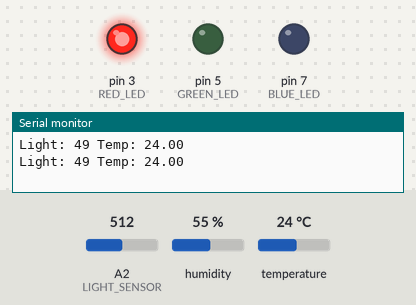
Recording of a sketch running on a simulated Arduino Uno, built with avr-gcc and run on an emulated ATmega328P. Shown: output pins drawn as LEDs (lit = HIGH), the last lines printed to the serial monitor. The inputs (shaded band) are chosen by the test bench; at power-on: temperature 24 °C, A2 (LIGHT_SENSOR) = 512, humidity 55 %.

Above: at 1.8 s.
1.9 s: temperature set to 22 °C
3.4 s: temperature set to 19 °C
At 4.4 s:
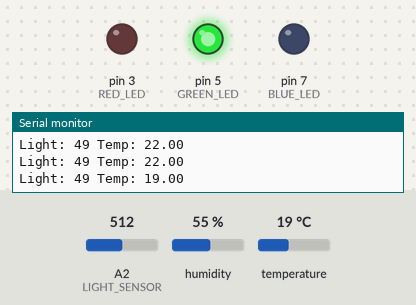
5.5 s: A2 (LIGHT_SENSOR) set to 416
7.2 s: A2 (LIGHT_SENSOR) set to 390
At 9.1 s:
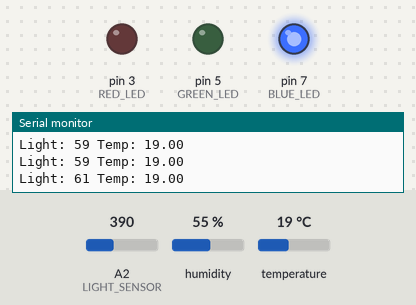
9.6 s: A2 (LIGHT_SENSOR) set to 511
At 11.3 s:
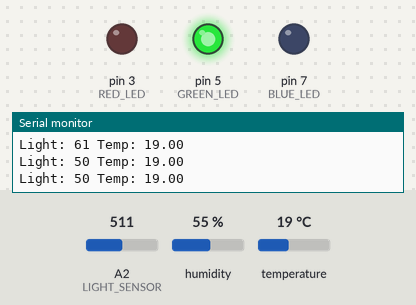
11.6 s: A2 (LIGHT_SENSOR) set to 306
At 12.7 s:
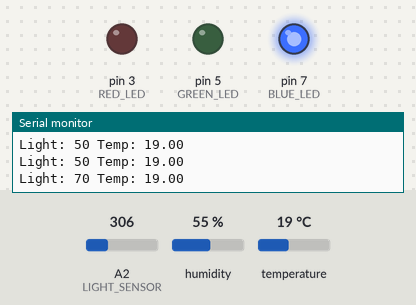
Timing chart, 0 to 14.6 s (numbered marks = the images above; inputs shaded):
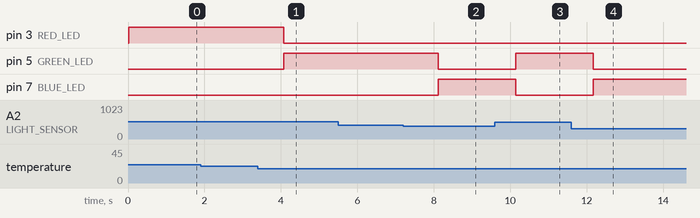

The sketch:

light_and_temperature.ino
```cpp
// C++ code
//
// It is worth to note that the specification of the assignment handles temperature ranges in a logically flawed way, so this program is not flawless.
// But it follows the specification asked in the course.

#include <math.h> // For logarithm
#include <DHT.h>  // For temp sensor

#define LIGHT_SENSOR A2 // Light sensor pin
#define TEMP_SENSOR A1  // Temp sensor pin
#define GREEN_LED 5     // Green LED pin
#define BLUE_LED 7      // Blue LED pin
#define RED_LED 3       // Red LED pin
#define DELAY 1000      // Define delay constant

DHT dht(TEMP_SENSOR, DHT11);

// States for statemachine
enum State {
  IDLE, // Idle state
  MEASURE,  // Measure state
  LIGHTS    // Update lights state
};
// Variations
enum Variation {
  V_NORMAL, // Normal variation
  V_HIGH,   // High variation
  V_LOW     // Low variation
};

// Updates state and calls functions
void useStateMachine();
// Measures variation between "dependencies"
Variation measureVariation();
// Reads the light and gets percentage
int readLightPercent();
// Updates LEDs
void updateLights(Variation currentVariation);
// Reads temperature celcius
float readTemperature();


State currentState = IDLE;  // Initialize state to idle
Variation currentVariation = V_NORMAL;  // Initialize variation to normal
unsigned long lastTimeStamp = millis() -1000; // initialize last timestamp to one second ago

void setup()
{
  Serial.begin(9600);
  pinMode(BLUE_LED, OUTPUT);  // Set to output
  pinMode(RED_LED, OUTPUT);   // Set to output
  pinMode(GREEN_LED, OUTPUT); // Set to output
  pinMode(TEMP_SENSOR, INPUT);// Set to input
  pinMode(LIGHT_SENSOR, INPUT); // Set to input
}

void loop()
{
  useStateMachine();  // Use state machine
}

// Updates state and calls functions
void useStateMachine() {
  switch(currentState) {  // Switch on state

    case IDLE:  // If idle
    	if (millis() - lastTimeStamp >= DELAY) {  // If one second passed
        	currentState = MEASURE; // update state
        }
      break;  // Break to not continue switch

    case MEASURE: // If measure
    	currentVariation = measureVariation(); // Measure variation
      lastTimeStamp = millis(); // Get current time
      currentState = LIGHTS;  // Update state
      break;  // Break to not continue switch

    case LIGHTS:  // If state is lights
      updateLights(currentVariation); // Update LEDs based on current variation
      currentState = IDLE;  // Update state
  }
}

// Finds variation between "dependencies"
Variation measureVariation() {
  int lightPercent = readLightPercent();  // get light percentage
  float currentTemp = readTemperature();  // get temperature
  Serial.print("Light: "); Serial.print(lightPercent); Serial.print(" Temp: "); Serial.println(currentTemp);
  Variation variation;  // declare

  if (lightPercent == 0) {  // if lightpercent == 0
    if (currentTemp < -12) variation = V_NORMAL;  // if temp < -12 set normal variation
    else variation = V_HIGH; // else set high variation
  }
  else if (lightPercent >= 1 && lightPercent <= 20) { // if light between 1-20
    if (currentTemp >= -12 && currentTemp <= 0) variation = V_NORMAL; // if temp in -12-0 set normal variation
    else if (currentTemp > 0) variation = V_HIGH; // if temp > 0 set high variation
    else variation = V_LOW; // else set low variation
  }
  else if (lightPercent >= 21 && lightPercent <= 60) {  // if light between 21-60
    if (currentTemp >= 0 && currentTemp <= 20) variation = V_NORMAL;  // conditional set normal variation
    else if (currentTemp > 20) variation = V_HIGH;  // if temp > 20, set high variation
    else variation = V_LOW; // else set low variation
  }
  else if (lightPercent >= 61 && lightPercent <= 100) { // If light between 61-100
    if (currentTemp >= 21) variation = V_NORMAL;  // if temp >= 21, set normal variation
    else variation = V_LOW; // else set low variation
  }

  return variation;
}

// Turns LEDs on and off based on variation
void updateLights(Variation currentVariation) {
  switch (currentVariation) { // switch on variation
    case V_NORMAL:  // Normal variation
      digitalWrite(GREEN_LED, HIGH);  // Turn LED on
      digitalWrite(BLUE_LED, LOW); // Turn LED off
      digitalWrite(RED_LED, LOW); // Turn LED off
      break;
    case V_HIGH:  // High variation
      digitalWrite(BLUE_LED, LOW); // Turn LED off
      digitalWrite(RED_LED, HIGH); // Turn LED on
      digitalWrite(GREEN_LED, LOW); // Turn LED off
      break;
    case V_LOW: // Low variation
      digitalWrite(BLUE_LED, HIGH); // Turn LED on
      digitalWrite(RED_LED, LOW); // Turn LED off
      digitalWrite(GREEN_LED, LOW); // Turn LED off
  }
}

// reads ambient light percentage
int readLightPercent() {
  int raw = analogRead(LIGHT_SENSOR);   // Read raw value
  int lightPercent = map(raw, 1023, 0, 0, 100); // Convert to percentage 0-100. Our module has flipped values, wired in a "pull-up" configuration.
  return lightPercent;
}
// reads temperature
float readTemperature() {
  return dht.readTemperature(); // DHT Library does heavy lifting for us :thumbs_up:
}
```

Measured:
- the behaviour switches between 21 and 20 °C on temperature (found by bisection; images 0 and 1)
- the behaviour switches between 399 and 398 on A2 (LIGHT_SENSOR) (found by bisection; images 1 and 2)
- after the input at 3.4 s, pin 3 (RED_LED): HIGH → LOW after 0.67 s; pin 5 (GREEN_LED): LOW → HIGH after 0.67 s
- after the input at 7.2 s, pin 5 (GREEN_LED): HIGH → LOW after 0.92 s; pin 7 (BLUE_LED): LOW → HIGH after 0.92 s
- after the input at 9.6 s, pin 5 (GREEN_LED): LOW → HIGH after 0.54 s; pin 7 (BLUE_LED): HIGH → LOW after 0.54 s
- after the input at 11.6 s, pin 5 (GREEN_LED): HIGH → LOW after 0.57 s; pin 7 (BLUE_LED): LOW → HIGH after 0.57 s
